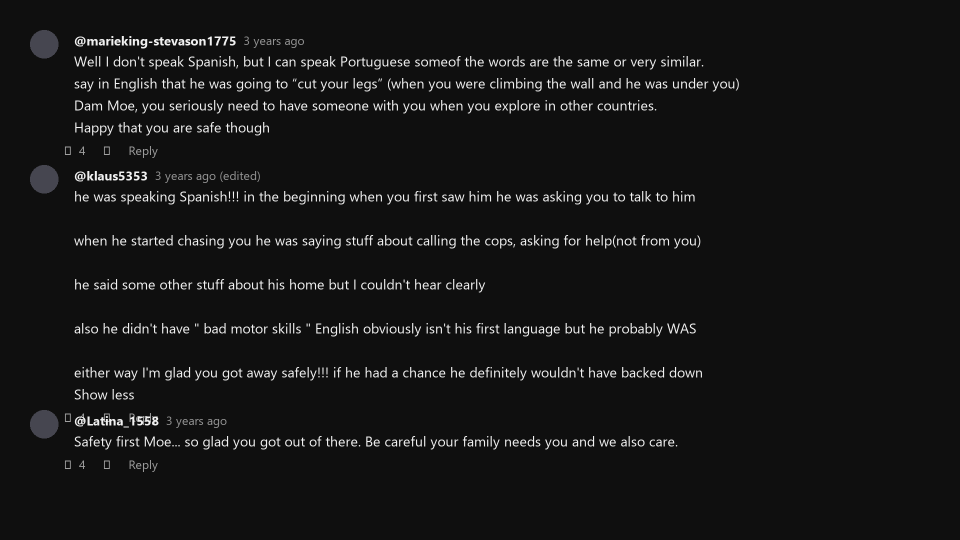
#> input picture assets/highlight/sample-comments.png, 1920 x 1080 px (shown at 1/2 size)
$ python -i prepare.py   (imports and definitions only)
#> lines starting #> are read from the running program, lines starting #| are printed output that depends on the picture
#!/usr/bin/env python
"""Deterministic build step for Highlight.html (replaces Remotion's runtime measurement).

Usage: python prepare.py <props.json> [out.json]   (default: rewrite in place)
Fills imageWidth, imageHeight, pageKind, pageColor exactly as Remotion's
HighlightTemplate.measurePage does: 64x64 downscale, kind = mean Rec.709 luma/255 < 0.45 -> dark,
pageColor = commonest border pixel with each channel round(v/4)*4 (clamped 255).
page "dark"/"light" is respected for pageKind (Remotion keeps the forced kind).
"""
import json, sys, os
from collections import Counter
from PIL import Image

ROOT = os.path.abspath(os.path.join(os.path.dirname(__file__), "..", "..", ".."))

def find_image(p):
    cands = [p, os.path.join(ROOT, p), os.path.join(ROOT, "assets", "highlight", os.path.basename(p))]
    for c in cands:
        if os.path.isfile(c):
            return c
    raise SystemExit("prepare.py: image not found: %s" % p)

def js_round(x):  # Math.round: half up
    import math
    return int(math.floor(x + 0.5))

def measure(path):
    im = Image.open(path)
#> im is the input picture: PIL image 1920x1080 RGB; mean R, G, B 21.9, 21.9, 21.9
    w, h = im.size
#> w = 1920; h = 1080
    # canvas filters in premultiplied space, getImageData un-premultiplies
    small = im.convert("RGBA").convert("RGBa").resize((64, 64), Image.BOX).convert("RGBA")
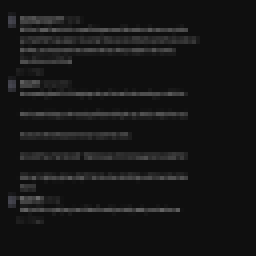
#> small: PIL image 64x64 RGBA (shown 4 times larger); mean R, G, B, A 22, 22, 22, 255
    d = small.load()
    s = 0.0
    for y in range(64):
        for x in range(64):
            R, G, B, _ = d[x, y]
            s += 0.2126 * R + 0.7152 * G + 0.0722 * B
#> after the loop, s = 90022
    mean = s / 4096 / 255
#> mean = 0.0862
    cnt = Counter()
    for i in range(64):
        for x, y in ((i, 0), (i, 63), (0, i), (63, i)):
            R, G, B, _ = d[x, y]
            cnt[tuple(min(255, js_round(v / 4) * 4) for v in (R, G, B))] += 1
#> after the loop, cnt = {(16, 16, 16): 256}
    top = max(cnt.items(), key=lambda kv: kv[1])[0]  # first-inserted wins ties, like Map sort stability
#> top = (16, 16, 16)
    color = "#%02x%02x%02x" % top
#> color = '#101010'
    return w, h, ("dark" if mean < 0.45 else "light"), color, mean

def prepare(props):
    path = find_image(props["image"])
    w, h, kind, color, mean = measure(path)
    props["imageWidth"], props["imageHeight"] = w, h
    props["pageKind"] = props["page"] if props.get("page") in ("dark", "light") else kind
    props["pageColor"] = color
    return props, mean

# [7 lines not run here, left out]

>>> result = measure('../../../assets/highlight/sample-comments.png')
#> result = (1920, 1080, 'dark', '#101010', 0.0862)
